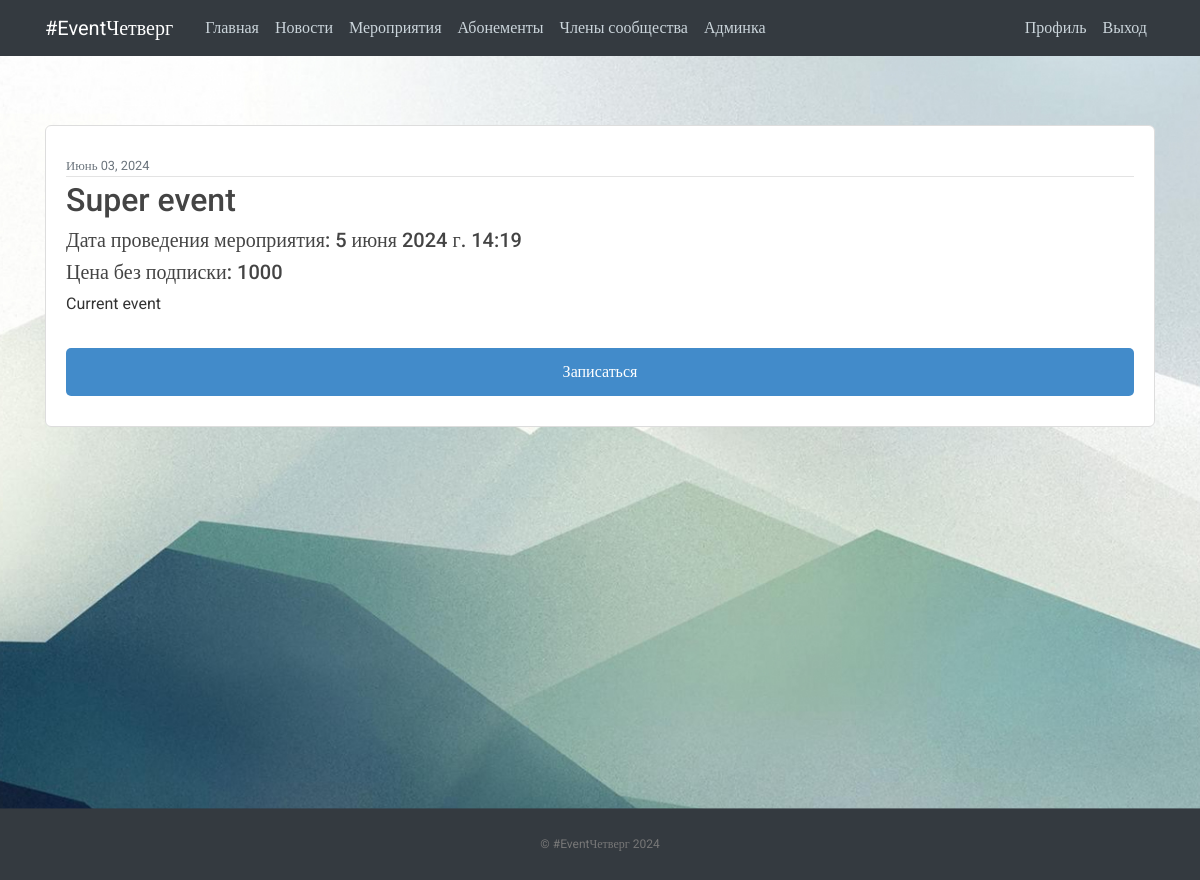
Screenshot of /events/ (signed in) with the database file from the repository.
### vkr/models.py (models this page shows, shortened)
class Event (models.Model):
    title = models.CharField(max_length=100)
    content = models.TextField()
    date_posted = models.DateTimeField(default=timezone.now)
    is_active = models.BooleanField(default=True)
    event_date = models.DateTimeField(default=timezone.now)
    event_price = models.IntegerField(default=1000)
    image = models.ImageField(default='event_default.png', upload_to='event_pics')

### vkr/views.py (the view)
# urls.py: path('events/', EventListView.as_view(), name='vkr-events'),
class EventListView(ListView):
    queryset = Event.objects.filter(is_active=True)
    template_name = 'vkr/events.html'
    context_object_name = 'events'
    ordering = ['-date_posted']

### vkr/templates/vkr/events.html (shortened to what this page needs)
{% extends "vkr/base.html" %}
{% load static %}
{% block content %}
    <link rel="stylesheet" type="text/css" href="{% static 'modal.css' %}">
    {% for event in events %}
        <article class="media content-section">
            <div class="media-body">
                <div class="article-metadata">
                <small class="text-muted">{{ event.date_posted|date:"F d, Y" }}</small>
                </div>
                <a href="{% url 'event-detail' event.id %}"><h2>{{ event.title }}</h2></a>
                <h5>Дата проведения мероприятия: {{ event.event_date }}</h5>
                <h5>Цена без подписки: {{ event.event_price }}</h5>
                <p class="article-content">{{ event.content }}</p>
                <button class="type_button" onclick="Send({{ event.id }})">Записаться</button>
            </div>
        </article>
    {% endfor %}
{% endblock content %}

### static/main.css (style rules this page uses)
body, html { width:100%; height:100% }
body { margin:0; padding:0; background: #fafafa; color: #333333; margin-top: 5rem; font-family:Roboto; background-image: url("./images/bg.jpg"); background-repeat: no-repeat; background-size: cover; background-attachment: fixed; }
h1, h2, h3, h4, h5, h6 { color: #444444; }
.content-section { background: #ffffff; padding: 30px 20px; border: 1px solid #dddddd; border-radius: 6px; margin: 20px auto; }
.article-content { white-space: pre-line; }
.article-metadata { padding-bottom: 1px; margin-bottom: 4px; border-bottom: 1px solid #e3e3e3 }
.type_button { border: none; width: 100%; padding: 12px 35px; margin-top: 1rem; background-color: #428bca; color: #fff; border-radius: 5px; cursor: pointer; font-size: 16px; }

### rows the page displays
Event: date_posted "Июнь 03, 2024", title "Super event", event_date "5 июня 2024 г. 14:19", event_price "1000", content "Current event"
